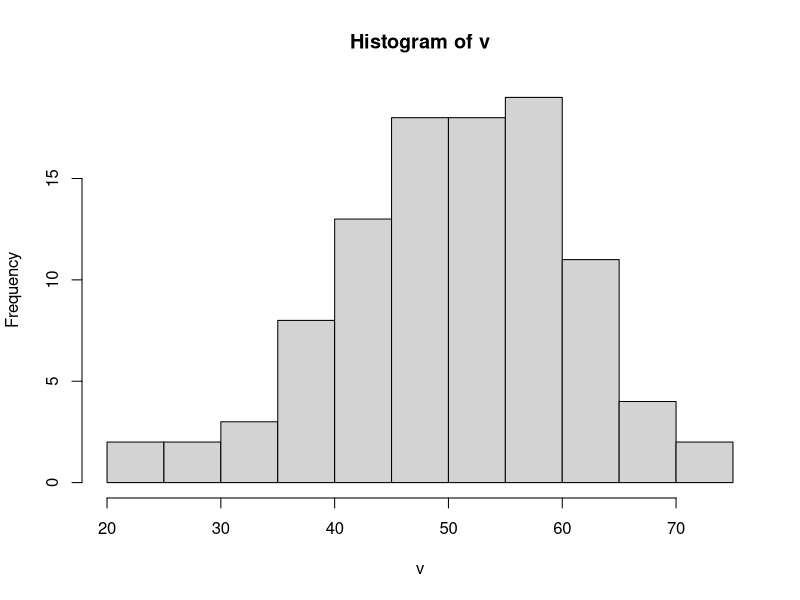

The R script that drew this image:
## ---- chunk 1
list1 <- list("Hangyu Li", c(5,6,8), matrix(c(1,2,3,4), 2, 2))

list1[[2]][2]

names(list1) <- c("name", "vector", "matrix")
list1$matrix
list1[["name"]]

nth <- paste0(1:12, c("st", "nd", "rd", rep("th",9)))
nth

penguins <- palmerpenguins::penguins
View(penguins)
levels(penguins$species)
mean(penguins$bill_length_mm, na.rm = TRUE)
levels(penguins$island)
table(penguins$island)

set.seed(42)
v <- rnorm(100, 50, 10)
sum((v>=40 & v<=60)) / length(v)
hist(v)


my_range <- function(x){
    return (max(x) - min(x))
}
standardize <- function(x){
    return ((x - mean(x))/sd(x))
}
my_summary <- function(x){
    result <- list(mean = mean(x, na.rm = TRUE), 
                median = median(x, na.rm = TRUE), 
                sd = sd(x, na.rm = TRUE))
    return (result)
}

test_data <- c(12, 15, 18, 20, 22, 25, 30)

my_range(test_data)
standardize(test_data)
my_summary(test_data)

x <- matrix(rexp(6000000), ncol = 6000)
system.time(sweep(x,2,colSums(x), FUN = '/'))


x <- seq(-4,4,by = 0.1)
y <- seq(-4,4,by = 0.1)

data <- expand.grid(x,y)
func <- function(x,y){
    return ((1.5-x+x*y)**2 + (2.25-x+x*y**2)**2 + (2.625-x+x*y**3)**2)
}
result <- func(data[,1],data[,2])
min(result)
data[which.min(result),]
